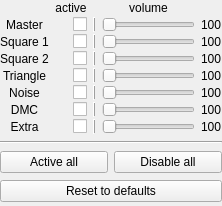
<?xml version="1.0" encoding="UTF-8"?>
<ui version="4.0">
 <class>wdgAPUChannels</class>
 <widget class="QWidget" name="wdgAPUChannels">
  <property name="geometry">
   <rect>
    <x>0</x>
    <y>0</y>
    <width>222</width>
    <height>206</height>
   </rect>
  </property>
  <property name="focusPolicy">
   <enum>Qt::StrongFocus</enum>
  </property>
  <property name="windowTitle">
   <string>APU Channels</string>
  </property>
  <layout class="QVBoxLayout" name="verticalLayout">
   <property name="leftMargin">
    <number>0</number>
   </property>
   <property name="topMargin">
    <number>0</number>
   </property>
   <property name="rightMargin">
    <number>0</number>
   </property>
   <property name="bottomMargin">
    <number>0</number>
   </property>
   <item>
    <layout class="QGridLayout" name="gridLayout_channels">
     <property name="verticalSpacing">
      <number>2</number>
     </property>
     <item row="3" column="3">
      <widget class="QSlider" name="horizontalSlider_Square2">
       <property name="orientation">
        <enum>Qt::Horizontal</enum>
       </property>
      </widget>
     </item>
     <item row="5" column="0">
      <widget class="QLabel" name="label_Noise">
       <property name="text">
        <string>Noise</string>
       </property>
       <property name="alignment">
        <set>Qt::AlignCenter</set>
       </property>
      </widget>
     </item>
     <item row="4" column="1">
      <widget class="QCheckBox" name="checkBox_Triangle">
       <property name="layoutDirection">
        <enum>Qt::RightToLeft</enum>
       </property>
       <property name="text">
        <string notr="true"/>
       </property>
      </widget>
     </item>
     <item row="7" column="3">
      <widget class="QSlider" name="horizontalSlider_Extra">
       <property name="orientation">
        <enum>Qt::Horizontal</enum>
       </property>
      </widget>
     </item>
     <item row="6" column="0">
      <widget class="QLabel" name="label_DMC">
       <property name="text">
        <string>DMC</string>
       </property>
       <property name="alignment">
        <set>Qt::AlignCenter</set>
       </property>
      </widget>
     </item>
     <item row="3" column="0">
      <widget class="QLabel" name="label_Square2">
       <property name="text">
        <string>Square 2</string>
       </property>
       <property name="alignment">
        <set>Qt::AlignCenter</set>
       </property>
      </widget>
     </item>
     <item row="1" column="0">
      <widget class="QLabel" name="label_Master">
       <property name="text">
        <string>Master</string>
       </property>
       <property name="alignment">
        <set>Qt::AlignCenter</set>
       </property>
      </widget>
     </item>
     <item row="0" column="3">
      <widget class="QLabel" name="label_2">
       <property name="sizePolicy">
        <sizepolicy hsizetype="Preferred" vsizetype="Fixed">
         <horstretch>0</horstretch>
         <verstretch>0</verstretch>
        </sizepolicy>
       </property>
       <property name="text">
        <string>volume</string>
       </property>
       <property name="alignment">
        <set>Qt::AlignCenter</set>
       </property>
      </widget>
     </item>
     <item row="7" column="0">
      <widget class="QLabel" name="label_Extra">
       <property name="text">
        <string>Extra</string>
       </property>
       <property name="alignment">
        <set>Qt::AlignCenter</set>
       </property>
      </widget>
     </item>
     <item row="3" column="1">
      <widget class="QCheckBox" name="checkBox_Square2">
       <property name="layoutDirection">
        <enum>Qt::RightToLeft</enum>
       </property>
       <property name="text">
        <string notr="true"/>
       </property>
      </widget>
     </item>
     <item row="5" column="2">
      <widget class="Line" name="line_Noise">
       <property name="frameShadow">
        <enum>QFrame::Raised</enum>
       </property>
       <property name="orientation">
        <enum>Qt::Vertical</enum>
       </property>
      </widget>
     </item>
     <item row="6" column="3">
      <widget class="QSlider" name="horizontalSlider_DMC">
       <property name="orientation">
        <enum>Qt::Horizontal</enum>
       </property>
      </widget>
     </item>
     <item row="7" column="1">
      <widget class="QCheckBox" name="checkBox_Extra">
       <property name="layoutDirection">
        <enum>Qt::RightToLeft</enum>
       </property>
       <property name="text">
        <string notr="true"/>
       </property>
      </widget>
     </item>
     <item row="1" column="1">
      <widget class="QCheckBox" name="checkBox_Master">
       <property name="layoutDirection">
        <enum>Qt::RightToLeft</enum>
       </property>
       <property name="text">
        <string notr="true"/>
       </property>
      </widget>
     </item>
     <item row="4" column="3">
      <widget class="QSlider" name="horizontalSlider_Triangle">
       <property name="orientation">
        <enum>Qt::Horizontal</enum>
       </property>
      </widget>
     </item>
     <item row="5" column="1">
      <widget class="QCheckBox" name="checkBox_Noise">
       <property name="layoutDirection">
        <enum>Qt::RightToLeft</enum>
       </property>
       <property name="text">
        <string notr="true"/>
       </property>
      </widget>
     </item>
     <item row="4" column="0">
      <widget class="QLabel" name="label_Triangle">
       <property name="text">
        <string>Triangle</string>
       </property>
       <property name="alignment">
        <set>Qt::AlignCenter</set>
       </property>
      </widget>
     </item>
     <item row="5" column="3">
      <widget class="QSlider" name="horizontalSlider_Noise">
       <property name="orientation">
        <enum>Qt::Horizontal</enum>
       </property>
      </widget>
     </item>
     <item row="3" column="2">
      <widget class="Line" name="line_Square2">
       <property name="frameShadow">
        <enum>QFrame::Raised</enum>
       </property>
       <property name="orientation">
        <enum>Qt::Vertical</enum>
       </property>
      </widget>
     </item>
     <item row="4" column="2">
      <widget class="Line" name="line_Triangle">
       <property name="frameShadow">
        <enum>QFrame::Raised</enum>
       </property>
       <property name="orientation">
        <enum>Qt::Vertical</enum>
       </property>
      </widget>
     </item>
     <item row="1" column="3">
      <widget class="QSlider" name="horizontalSlider_Master">
       <property name="orientation">
        <enum>Qt::Horizontal</enum>
       </property>
      </widget>
     </item>
     <item row="6" column="1">
      <widget class="QCheckBox" name="checkBox_DMC">
       <property name="layoutDirection">
        <enum>Qt::RightToLeft</enum>
       </property>
       <property name="text">
        <string notr="true"/>
       </property>
      </widget>
     </item>
     <item row="6" column="2">
      <widget class="Line" name="line_DMC">
       <property name="frameShadow">
        <enum>QFrame::Raised</enum>
       </property>
       <property name="orientation">
        <enum>Qt::Vertical</enum>
       </property>
      </widget>
     </item>
     <item row="0" column="1">
      <widget class="QLabel" name="label">
       <property name="sizePolicy">
        <sizepolicy hsizetype="Preferred" vsizetype="Fixed">
         <horstretch>0</horstretch>
         <verstretch>0</verstretch>
        </sizepolicy>
       </property>
       <property name="text">
        <string>active</string>
       </property>
       <property name="alignment">
        <set>Qt::AlignCenter</set>
       </property>
      </widget>
     </item>
     <item row="1" column="2">
      <widget class="Line" name="line_Master">
       <property name="frameShadow">
        <enum>QFrame::Raised</enum>
       </property>
       <property name="orientation">
        <enum>Qt::Vertical</enum>
       </property>
      </widget>
     </item>
     <item row="2" column="0">
      <widget class="QLabel" name="label_Square1">
       <property name="text">
        <string>Square 1</string>
       </property>
       <property name="alignment">
        <set>Qt::AlignCenter</set>
       </property>
      </widget>
     </item>
     <item row="2" column="1">
      <widget class="QCheckBox" name="checkBox_Square1">
       <property name="layoutDirection">
        <enum>Qt::RightToLeft</enum>
       </property>
       <property name="text">
        <string notr="true"/>
       </property>
      </widget>
     </item>
     <item row="2" column="2">
      <widget class="Line" name="line_Square1">
       <property name="frameShadow">
        <enum>QFrame::Raised</enum>
       </property>
       <property name="orientation">
        <enum>Qt::Vertical</enum>
       </property>
      </widget>
     </item>
     <item row="7" column="2">
      <widget class="Line" name="line_Extra">
       <property name="frameShadow">
        <enum>QFrame::Raised</enum>
       </property>
       <property name="orientation">
        <enum>Qt::Vertical</enum>
       </property>
      </widget>
     </item>
     <item row="2" column="3">
      <widget class="QSlider" name="horizontalSlider_Square1">
       <property name="orientation">
        <enum>Qt::Horizontal</enum>
       </property>
      </widget>
     </item>
     <item row="1" column="4">
      <widget class="QLabel" name="label_value_slider_Master">
       <property name="text">
        <string>100</string>
       </property>
      </widget>
     </item>
     <item row="2" column="4">
      <widget class="QLabel" name="label_value_slider_Square1">
       <property name="text">
        <string>100</string>
       </property>
      </widget>
     </item>
     <item row="3" column="4">
      <widget class="QLabel" name="label_value_slider_Square2">
       <property name="text">
        <string>100</string>
       </property>
      </widget>
     </item>
     <item row="4" column="4">
      <widget class="QLabel" name="label_value_slider_Triangle">
       <property name="text">
        <string>100</string>
       </property>
      </widget>
     </item>
     <item row="5" column="4">
      <widget class="QLabel" name="label_value_slider_Noise">
       <property name="text">
        <string>100</string>
       </property>
      </widget>
     </item>
     <item row="6" column="4">
      <widget class="QLabel" name="label_value_slider_DMC">
       <property name="text">
        <string>100</string>
       </property>
      </widget>
     </item>
     <item row="7" column="4">
      <widget class="QLabel" name="label_value_slider_Extra">
       <property name="text">
        <string>100</string>
       </property>
      </widget>
     </item>
    </layout>
   </item>
   <item>
    <widget class="Line" name="line_APU_Channels">
     <property name="orientation">
      <enum>Qt::Horizontal</enum>
     </property>
    </widget>
   </item>
   <item>
    <layout class="QHBoxLayout" name="horizontalLayout_buttons">
     <item>
      <widget class="QPushButton" name="pushButton_APU_Channels_active_all">
       <property name="text">
        <string>Active all</string>
       </property>
      </widget>
     </item>
     <item>
      <widget class="QPushButton" name="pushButton_APU_Channels_disable_all">
       <property name="text">
        <string>Disable all</string>
       </property>
      </widget>
     </item>
    </layout>
   </item>
   <item>
    <widget class="QPushButton" name="pushButton_APU_Channels_reset">
     <property name="text">
      <string>Reset to defaults</string>
     </property>
     <property name="icon">
      <iconset resource="resources.qrc">
       <normaloff>:/icon/icons/overscan_default.svg</normaloff>:/icon/icons/overscan_default.svg</iconset>
     </property>
    </widget>
   </item>
  </layout>
 </widget>
 <tabstops>
  <tabstop>checkBox_Master</tabstop>
  <tabstop>horizontalSlider_Master</tabstop>
  <tabstop>checkBox_Square1</tabstop>
  <tabstop>horizontalSlider_Square1</tabstop>
  <tabstop>checkBox_Square2</tabstop>
  <tabstop>horizontalSlider_Square2</tabstop>
  <tabstop>checkBox_Triangle</tabstop>
  <tabstop>horizontalSlider_Triangle</tabstop>
  <tabstop>checkBox_Noise</tabstop>
  <tabstop>horizontalSlider_Noise</tabstop>
  <tabstop>checkBox_DMC</tabstop>
  <tabstop>horizontalSlider_DMC</tabstop>
  <tabstop>checkBox_Extra</tabstop>
  <tabstop>horizontalSlider_Extra</tabstop>
  <tabstop>pushButton_APU_Channels_active_all</tabstop>
  <tabstop>pushButton_APU_Channels_disable_all</tabstop>
  <tabstop>pushButton_APU_Channels_reset</tabstop>
 </tabstops>
 <resources>
  <include location="resources.qrc"/>
 </resources>
 <connections/>
</ui>
